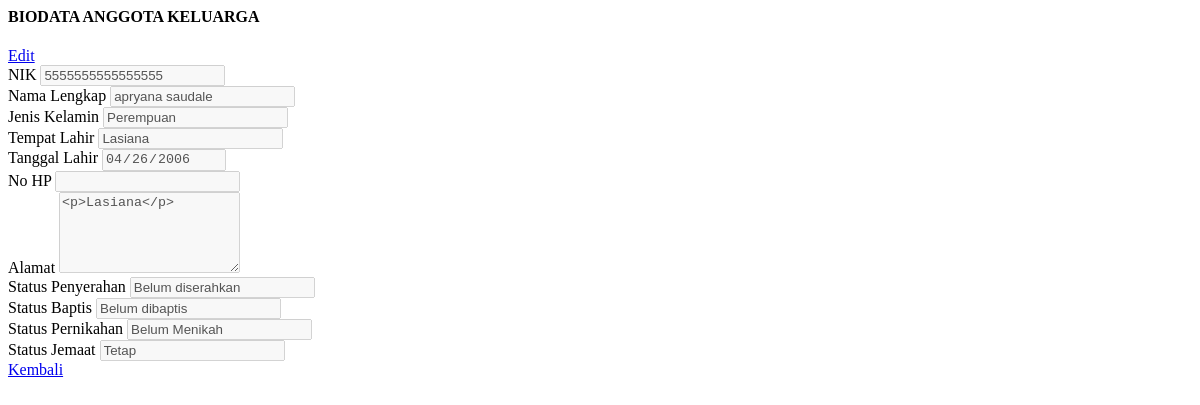
The app's page /dashboard/view_jemaat_ak.php?id_jemaat=5 with its own data.
### tables this page shows
CREATE TABLE `jemaat` (
  `id_jemaat` int(11) NOT NULL,
  `tanggal_pendaftaran` date DEFAULT NULL,
  `nik` varchar(16) DEFAULT NULL,
  `nama` varchar(50) NOT NULL,
  `tempat_lahir` varchar(20) NOT NULL,
  `tanggal_lahir` date NOT NULL,
  `no_hp` varchar(12) NOT NULL,
  `jenis_kelamin` enum('Laki-laki','Perempuan') NOT NULL,
  `alamat` text NOT NULL,
  `status_j` int(11) NOT NULL,
  `ket` varchar(10) NOT NULL,
  `username` varchar(20) NOT NULL,
  `password` varchar(20) NOT NULL,
  `baptis` int(11) NOT NULL,
  `penyerahan` int(11) NOT NULL,
  `pernikahan` int(11) NOT NULL
);

### dashboard/view_jemaat_ak.php (the view, shortened to what this page needs)
<?php
if (isset($_GET['id_jemaat'])) {
	$id_jemaat = $_GET['id_jemaat'];
	$tampil_nik = "SELECT * FROM jemaat WHERE id_jemaat=$id_jemaat";
	$query = mysqli_query($konek, $tampil_nik);
	$data = mysqli_fetch_array($query, MYSQLI_BOTH);
	$id_jemaat = $data['id_jemaat'];
	$nik = $data['nik'];
	$nama = $data['nama'];
	$tempat = $data['tempat_lahir'];
	$tanggal = $data['tanggal_lahir'];
	$jekel = $data['jenis_kelamin'];
    $alamat =$data['alamat'];
    $no_hp =$data['no_hp'];
    $ket =$data['ket'];
    $penyerahan =$data['penyerahan'];
    $baptis =$data['baptis'];
    $pernikahan =$data['pernikahan'];
	$tampil_kk = "SELECT * FROM kepala_keluarga k join jemaat j on k.id_jemaat = j.id_jemaat join anggota_keluarga a where k.id_jemaat=$id_jemaat or a.id_jemaat=$id_jemaat";
	$query = mysqli_query($konek, $tampil_kk);
	$data = mysqli_fetch_array($query, MYSQLI_BOTH);
	$id_kk = $data['id_kk'];
}
?>
<link href="css/sweetalert.css" rel="stylesheet" type="text/css">
<div class="page-inner">
	<div class="row">
		<div class="col-md-12">
			<form method="POST">
				<div class="card">
					<div class="card-header">
                    <div class="d-flex align-items-center">
                        <h4 class="card-title">BIODATA ANGGOTA KELUARGA</h4>
                        <a href="?halaman=ubah_jemaat_ak&id_jemaat=<?php echo $id_jemaat; ?>" class="btn btn-primary btn-round ml-auto">
                            Edit
                        </a>
                    </div>
					</div>
					<div class="card-body">
						<div class="row">
							<div class="col-md-6 col-lg-6">
								<div class="form-group">
									<label>NIK</label>
									<input disabled type="number" name="nik" class="form-control" placeholder="NIK Anda.." value="<?= $nik; ?>">
								</div>
								<div class="form-group">
									<label>Nama Lengkap</label>
									<input disabled type="text" name="nama" class="form-control" placeholder="Nama Lengkap Anda.." value="<?= $nama; ?>">
								</div>
								<div class="form-group">
									<label>Jenis Kelamin</label>
									<input disabled type="text" name="nama" class="form-control" placeholder="Nama Lengkap Anda.." value="<?= $jekel; ?>">
								</div>
								<div class="form-group">
									<label>Tempat Lahir</label>
									<input disabled type="text" name="tempat" class="form-control" value="<?= $tempat; ?>">
								</div>
								<div class="form-group">
									<label>Tanggal Lahir</label>
									<input disabled type="date" name="tgl" class="form-control" value="<?= $tanggal; ?>">
								</div>
								<div class="form-group">
									<label for="comment">No HP</label>
									<input disabled type="text" name="no_hp" class="form-control" value="<?= $no_hp; ?>">
								</div>
								<div class="form-group">
									<label for="comment">Alamat</label>
									<textarea disabled class="form-control" name="alamat" rows="5"><?= $alamat ?></textarea>
								</div>
							</div>
							<div class="col-md-6 col-lg-6">
								<div class="form-group">
									<label>Status Penyerahan</label>
                                    <?php if ($penyerahan == 0) {
                                        $penyerahan = "Belum diserahkan";
                                    }else {
                                        $penyerahan = "Sudah diserahkan";
                                    } ?>
									<input disabled type="text" name="no_hp" class="form-control" value="<?= $penyerahan; ?>">
								</div>
								<div class="form-group">
									<label>Status Baptis</label>
                                    <?php if ($baptis == 0) {
                                        $baptis = "Belum dibaptis";
                                    }else {
                                        $baptis = "Sudah dibaptis";
                                    } ?>
									<input disabled type="text" name="no_hp" class="form-control" value="<?= $baptis; ?>">
								</div>
								<div class="form-group">
									<label>Status Pernikahan</label>
                                    <?php if ($pernikahan == 0) {
                                        $pernikahan = "Belum Menikah";
                                    }else if ($pernikahan == 1) {
                                        $pernikahan = "Sudah Menikah";
                                    }else {
                                        $pernikahan = "Janda/Duda";
                                    } ?>
									<input disabled type="text" name="no_hp" class="form-control" value="<?= $pernikahan; ?>">
								</div>
								<div class="form-group">
									<label>Status Jemaat</label>
                                    <?php if ($ket == 0) {
                                        $ket = "Sementara";
                                    }else {
                                        $ket = "Tetap";
                                    } ?>
									<input disabled type="text" name="no_hp" class="form-control" value="<?= $ket; ?>">
								</div>
							</div>
						</div>
					</div>
					<div class="card-action">
						<a href="?halaman=tampil_anggota_keluarga&id_kk=<?php echo $id_kk; ?>" class="btn btn-default">Kembali</a>
					</div>
				</div>
		</div>
	</div>
</div>

### records on screen
jemaat: nik "5555555555555555", nama "apryana saudale", nama "Perempuan", tempat "Lasiana", tgl "04/26/2006", alamat "<p>Lasiana</p>", no_hp "Belum diserahkan", no_hp "Belum dibaptis", no_hp "Belum Menikah", no_hp "Tetap"
